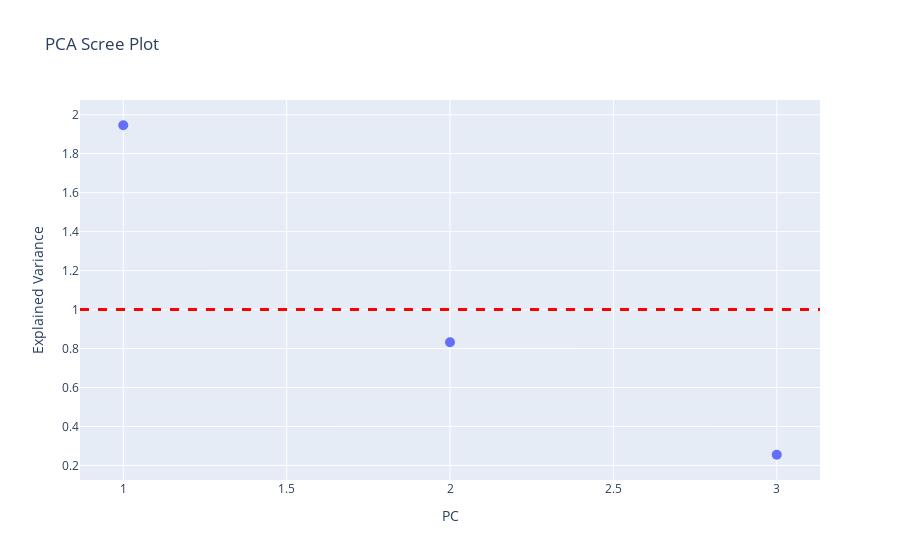
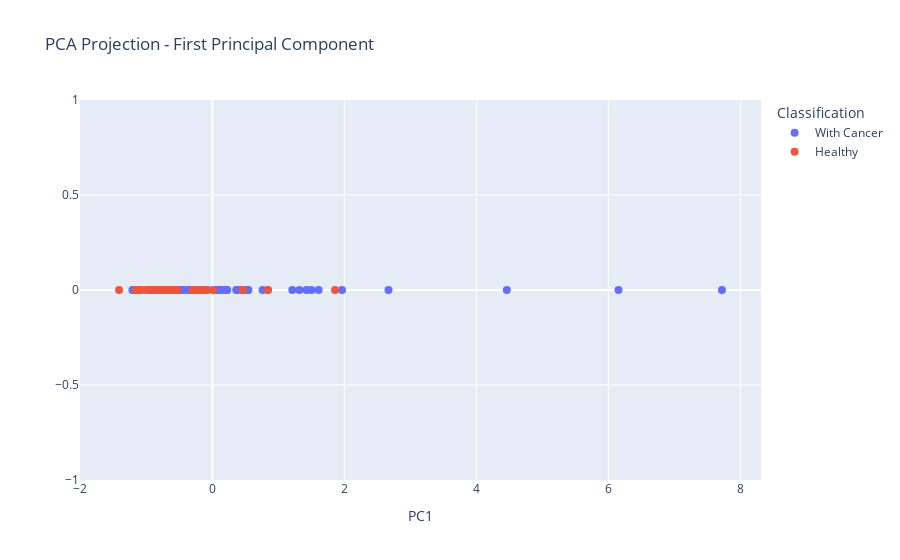
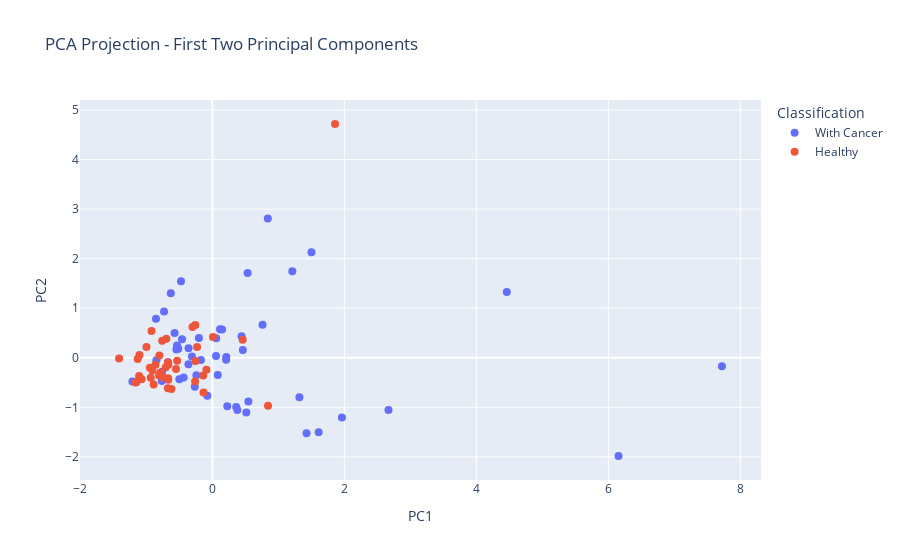

The notebook cell saved with these charts, in order:
### Markdown cell above
### 7. Principal Component Analysis (PCA)

### Code cell
X_norm = (X_train - np.mean(X_train, axis=0)) / np.std(X_train, axis=0)
pca = PCA()
pca.fit(X_norm)

# Scree plot (variância explicada)
fig = px.scatter(
    x=np.arange(1, len(pca.explained_variance_) + 1),
    y=pca.explained_variance_,
    labels=dict(x="PC", y="Explained Variance"),
    title="PCA Scree Plot"
)
fig.add_hline(y=1, line_width=3, line_dash="dash", line_color="red")
fig.update_traces(marker_size=10)
fig.show()


# Variância retida (métodos Kaiser e Scree)
var_total = np.sum(pca.explained_variance_**2)
var_kaiser = (pca.explained_variance_[0]**2 / var_total) * 100
var_scree = (np.sum(pca.explained_variance_[:6]**2) / var_total) * 100

print(f"Variance retained (Kaiser): {var_kaiser:.2f}%")
print(f"Variance retained (Scree, first 6 PCs): {var_scree:.2f}%")


labels = Y_train.replace({1: "Healthy", 2: "With Cancer"})

# 1D projection (PC1)
X_pca_1d = pca.transform(X_norm)[:, :1]
fig = px.scatter(
    x=X_pca_1d[:, 0],
    y=np.zeros_like(X_pca_1d[:, 0]),
    color=labels,
    labels=dict(x="PC1", y="", color="Classification"),
    title="PCA Projection - First Principal Component"
)
fig.update_traces(marker_size=8)
fig.show()

# 2D projection (PC1 vs PC2)
X_pca_2d = pca.transform(X_norm)[:, :2]
PC1, PC2 = X_pca_2d[:, 0], X_pca_2d[:, 1]

fig = px.scatter(
    x=PC1, y=PC2,
    color=labels,
    labels=dict(x="PC1", y="PC2", color="Classification"),
    title="PCA Projection - First Two Principal Components"
)
fig.update_traces(marker_size=8)
fig.show()

### Figure 1 — Plotly figure (JSON) as saved in the notebook; plotly's stock layout.template omitted (floating-point values rounded to 4 significant figures)
{"data": [{"hovertemplate": "PC=%{x}<br>Explained Variance=%{y}<extra></extra>", "legendgroup": "", "marker": {"color": "#636efa", "size": 10, "symbol": "circle"}, "mode": "markers", "name": "", "orientation": "v", "showlegend": false, "type": "scatter", "x": [1, 2, 3], "xaxis": "x", "y": [1.946, 0.832, 0.2548], "yaxis": "y"}], "layout": {"legend": {"tracegroupgap": 0}, "shapes": [{"line": {"color": "red", "dash": "dash", "width": 3}, "type": "line", "x0": 0, "x1": 1, "xref": "x domain", "y0": 1, "y1": 1, "yref": "y"}], "title": {"text": "PCA Scree Plot"}, "xaxis": {"anchor": "y", "domain": [0, 1], "title": {"text": "PC"}}, "yaxis": {"anchor": "x", "domain": [0, 1], "title": {"text": "Explained Variance"}}}}

### Figure 2 — Plotly figure (JSON) as saved in the notebook; plotly's stock layout.template omitted (floating-point values rounded to 4 significant figures)
{"data": [{"hovertemplate": "Classification=With Cancer<br>PC1=%{x}<br>=%{y}<extra></extra>", "legendgroup": "With Cancer", "marker": {"color": "#636efa", "size": 8, "symbol": "circle"}, "mode": "markers", "name": "With Cancer", "orientation": "v", "showlegend": true, "type": "scatter", "x": [0.7603, 0.2104, -0.2424, 2.669, 0.2257, -0.5004, -0.4594, -0.3091, -0.5724, -0.8544, 0.3615, 1.319, -0.2035, 0.5147, -0.7656, -1.211, -0.3618, -0.07578, -0.5353, 1.964, 1.501, 1.212, 0.05584, -0.3607, 4.461, -0.7618, 0.05896, -0.4348, 0.1468, 6.154, 0.1168, 0.5347, -0.5155, 0.4425, 0.2096, 0.3789, -0.4751, -0.8479, 1.61, 1.426, -0.7315, -0.673, -0.1733, -0.2656, 0.4616, 0.08229, 7.721, 0.5463, 0.8403, -0.6297, -0.5447], "xaxis": "x", "y": [0, 0, 0, 0, 0, 0, 0, 0, 0, 0, 0, 0, 0, 0, 0, 0, 0, 0, 0, 0, 0, 0, 0, 0, 0, 0, 0, 0, 0, 0, 0, 0, 0, 0, 0, 0, 0, 0, 0, 0, 0, 0, 0, 0, 0, 0, 0, 0, 0, 0, 0], "yaxis": "y"}, {"hovertemplate": "Classification=Healthy<br>PC1=%{x}<br>=%{y}<extra></extra>", "legendgroup": "Healthy", "marker": {"color": "#EF553B", "size": 8, "symbol": "circle"}, "mode": "markers", "name": "Healthy", "orientation": "v", "showlegend": true, "type": "scatter", "x": [-0.6204, -0.674, -0.2611, 0.008788, -0.8617, -0.2569, -0.1386, -0.9981, -0.09029, -0.5337, -0.1343, -1.414, -1.163, -0.6741, -0.7058, 0.4597, -0.2558, -1.104, -1.072, -0.9082, -0.6687, -0.7908, -0.8067, -1.152, -0.6673, -0.5505, -0.9332, -0.3007, 0.8439, -0.9217, -0.8025, -0.67, -0.9468, -1.131, 1.859, -0.2313, -0.6968, -0.7602, -1.11, -0.8897, -0.7544], "xaxis": "x", "y": [0, 0, 0, 0, 0, 0, 0, 0, 0, 0, 0, 0, 0, 0, 0, 0, 0, 0, 0, 0, 0, 0, 0, 0, 0, 0, 0, 0, 0, 0, 0, 0, 0, 0, 0, 0, 0, 0, 0, 0, 0], "yaxis": "y"}], "layout": {"legend": {"title": {"text": "Classification"}, "tracegroupgap": 0}, "title": {"text": "PCA Projection - First Principal Component"}, "xaxis": {"anchor": "y", "domain": [0, 1], "title": {"text": "PC1"}}, "yaxis": {"anchor": "x", "domain": [0, 1], "title": {"text": ""}}}}

### Figure 3 — Plotly figure (JSON) as saved in the notebook; plotly's stock layout.template omitted (floating-point values rounded to 4 significant figures)
{"data": [{"hovertemplate": "Classification=With Cancer<br>PC1=%{x}<br>PC2=%{y}<extra></extra>", "legendgroup": "With Cancer", "marker": {"color": "#636efa", "size": 8, "symbol": "circle"}, "mode": "markers", "name": "With Cancer", "orientation": "v", "showlegend": true, "type": "scatter", "x": [0.7603, 0.2104, -0.2424, 2.669, 0.2257, -0.5004, -0.4594, -0.3091, -0.5724, -0.8544, 0.3615, 1.319, -0.2035, 0.5147, -0.7656, -1.211, -0.3618, -0.07578, -0.5353, 1.964, 1.501, 1.212, 0.05584, -0.3607, 4.461, -0.7618, 0.05896, -0.4348, 0.1468, 6.154, 0.1168, 0.5347, -0.5155, 0.4425, 0.2096, 0.3789, -0.4751, -0.8479, 1.61, 1.426, -0.7315, -0.673, -0.1733, -0.2656, 0.4616, 0.08229, 7.721, 0.5463, 0.8403, -0.6297, -0.5447], "xaxis": "x", "y": [0.6642, 0.01406, -0.354, -1.056, -0.9771, -0.4321, 0.3751, 0.02345, 0.4982, 0.7851, -0.9918, -0.7996, 0.3985, -1.103, -0.4703, -0.4778, -0.1336, -0.7664, 0.2495, -1.207, 2.127, 1.748, 0.03616, 0.1937, 1.327, -0.2835, 0.3911, -0.3964, 0.5705, -1.983, 0.5766, 1.71, 0.1826, 0.4329, -0.03925, -1.054, 1.542, -0.0481, -1.506, -1.522, 0.9332, -0.08636, -0.04578, -0.5877, 0.156, -0.3468, -0.1721, -0.8811, 2.812, 1.3, 0.1654], "yaxis": "y"}, {"hovertemplate": "Classification=Healthy<br>PC1=%{x}<br>PC2=%{y}<extra></extra>", "legendgroup": "Healthy", "marker": {"color": "#EF553B", "size": 8, "symbol": "circle"}, "mode": "markers", "name": "Healthy", "orientation": "v", "showlegend": true, "type": "scatter", "x": [-0.6204, -0.674, -0.2611, 0.008788, -0.8617, -0.2569, -0.1386, -0.9981, -0.09029, -0.5337, -0.1343, -1.414, -1.163, -0.6741, -0.7058, 0.4597, -0.2558, -1.104, -1.072, -0.9082, -0.6687, -0.7908, -0.8067, -1.152, -0.6673, -0.5505, -0.9332, -0.3007, 0.8439, -0.9217, -0.8025, -0.67, -0.9468, -1.131, 1.859, -0.2313, -0.6968, -0.7602, -1.11, -0.8897, -0.7544], "xaxis": "x", "y": [-0.6301, -0.09593, -0.4779, 0.4171, -0.1419, 0.6587, -0.3604, 0.2171, -0.2399, -0.06023, -0.7011, -0.01592, -0.4999, -0.6165, -0.1931, 0.3608, -0.06394, 0.05314, -0.4364, -0.2552, -0.4454, -0.3051, -0.3576, -0.4969, -0.138, -0.2261, -0.4012, 0.6208, -0.9705, 0.5414, 0.04692, -0.4158, -0.2029, -0.02605, 4.717, 0.2192, 0.3853, 0.3436, -0.3702, -0.539, -0.3895], "yaxis": "y"}], "layout": {"legend": {"title": {"text": "Classification"}, "tracegroupgap": 0}, "title": {"text": "PCA Projection - First Two Principal Components"}, "xaxis": {"anchor": "y", "domain": [0, 1], "title": {"text": "PC1"}}, "yaxis": {"anchor": "x", "domain": [0, 1], "title": {"text": "PC2"}}}}
